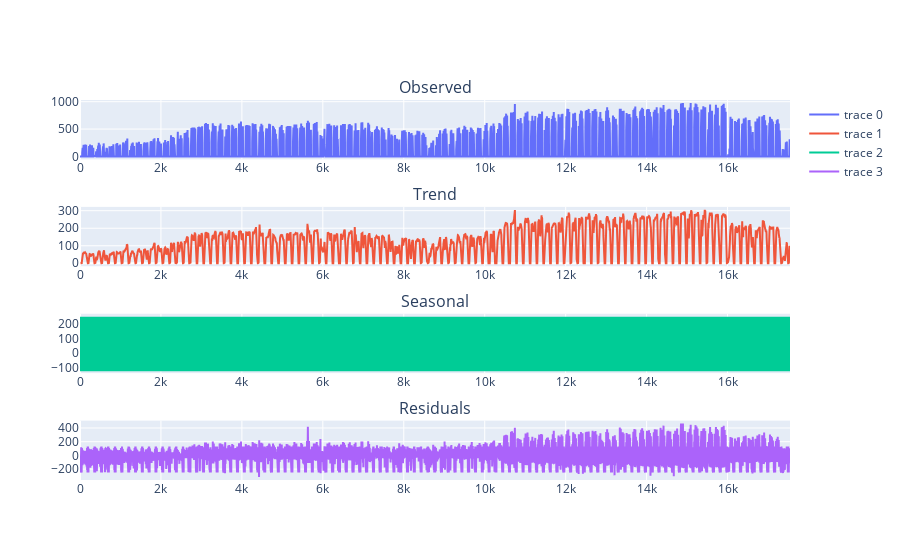

Notebook code cell kept with this figure:
### Code cell
plotSeasonalDecompose(
    df["y"],
    model="additive",
    period=24,
    
    title="Seasonal Decomposition")

### Figure 1 — Plotly figure (JSON) as saved in the notebook; plotly's stock layout.template omitted (floating-point values rounded to 4 significant figures; data arrays with more than 128 entries replaced by an {"elided": "..."} marker saying what was removed)
{"data": [{"mode": "lines", "type": "scatter", "x": {"elided": "17544 int values"}, "xaxis": "x", "y": {"elided": "17544 int values"}, "yaxis": "y"}, {"mode": "lines", "type": "scatter", "x": {"elided": "17544 int values"}, "xaxis": "x2", "y": {"elided": "17544 float values"}, "yaxis": "y2"}, {"mode": "lines", "type": "scatter", "x": {"elided": "17544 int values"}, "xaxis": "x3", "y": {"elided": "17544 float values"}, "yaxis": "y3"}, {"mode": "lines", "type": "scatter", "x": {"elided": "17544 int values"}, "xaxis": "x4", "y": {"elided": "17544 float values"}, "yaxis": "y4"}], "layout": {"annotations": [{"font": {"size": 16}, "showarrow": false, "text": "Observed", "x": 0.5, "xanchor": "center", "xref": "paper", "y": 1, "yanchor": "bottom", "yref": "paper"}, {"font": {"size": 16}, "showarrow": false, "text": "Trend", "x": 0.5, "xanchor": "center", "xref": "paper", "y": 0.7188, "yanchor": "bottom", "yref": "paper"}, {"font": {"size": 16}, "showarrow": false, "text": "Seasonal", "x": 0.5, "xanchor": "center", "xref": "paper", "y": 0.4375, "yanchor": "bottom", "yref": "paper"}, {"font": {"size": 16}, "showarrow": false, "text": "Residuals", "x": 0.5, "xanchor": "center", "xref": "paper", "y": 0.1562, "yanchor": "bottom", "yref": "paper"}], "xaxis": {"anchor": "y", "domain": [0, 1]}, "xaxis2": {"anchor": "y2", "domain": [0, 1]}, "xaxis3": {"anchor": "y3", "domain": [0, 1]}, "xaxis4": {"anchor": "y4", "domain": [0, 1]}, "yaxis": {"anchor": "x", "domain": [0.8438, 1]}, "yaxis2": {"anchor": "x2", "domain": [0.5625, 0.7188]}, "yaxis3": {"anchor": "x3", "domain": [0.2812, 0.4375]}, "yaxis4": {"anchor": "x4", "domain": [0, 0.1562]}}}
